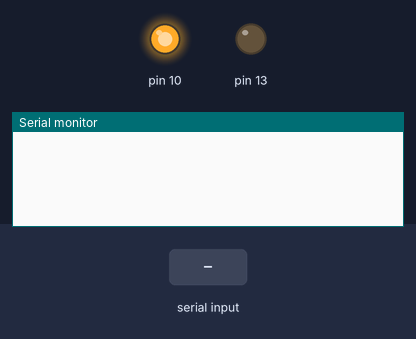
A sketch run on a simulated Arduino Uno, built with avr-gcc and run on an emulated ATmega328P. On the bench: output pins drawn as LEDs (lit = HIGH), the last lines printed to the serial monitor. The test bench sets the inputs (shaded band).

Above: at 1.2 s.
1.3 s: "90,45,200\n" received over Serial
At 2.5 s:
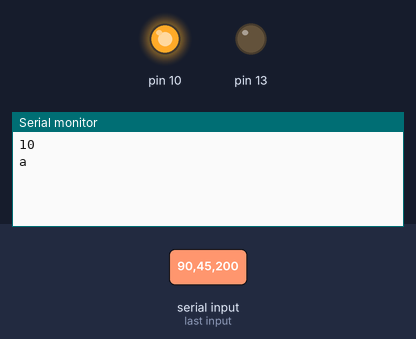
2.9 s: "30,150,10\n" received over Serial
At 3.7 s:
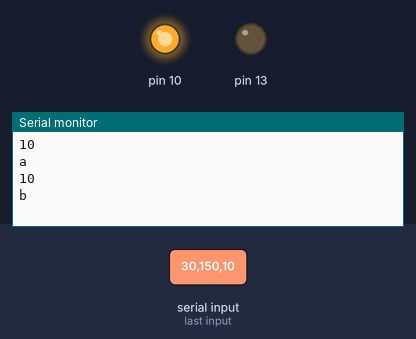
4.5 s: "90,45\n" received over Serial
At 4.9 s:
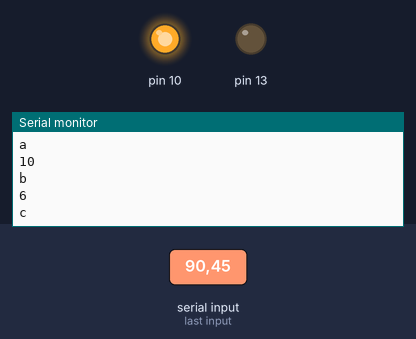

Measured:
- after the input at 1.3 s, the serial monitor: prints a new line after 0.10 s (image 1)
- after the input at 2.9 s, the serial monitor: prints a new line after 0.10 s (image 2)
- after the input at 4.5 s, the serial monitor: prints a new line after 0.10 s (image 3)

The sketch:

Each_Side_Addressable.ino
```cpp
#include <FastLED.h>

#define NUM_LEDS 78
#define DATA_PIN 3
CRGB leds[NUM_LEDS];

int r[NUM_LEDS];
int g[NUM_LEDS];
int b[NUM_LEDS];

String vnow = "";
char readUntilChars[] = "abcdefg";

void setup() {
  Serial.begin(115200);
  Serial.setTimeout(100);
  FastLED.addLeds<WS2812B, DATA_PIN, GRB>(leds, NUM_LEDS);
  pinMode(10, OUTPUT);
  pinMode(13, OUTPUT);
  digitalWrite(13, LOW);
  digitalWrite(10, HIGH);
}

void loop() {
  int ledCount = 10;
  int negative = 10;
  for(int k = 0; k < 7; k++){
    while(!Serial.available());
    String input = Serial.readStringUntil(readUntilChars[k]);
    input = String(input);
    int index = 0;
    int il = input.length();
    Serial.println(il);

    for(int i = ledCount - negative; i < ledCount; i++){
      while(true){
        if(!isAlphaNumeric(input[index])){
          r[i] = vnow.toInt();
          break;
        }
        vnow += input[index];
        index++;
        if(index > il){
          return;
        }
      }

      vnow = "";
      index++;

      while(true){
        if(!isAlphaNumeric(input[index])){
          g[i] = vnow.toInt();
          break;
        }
        vnow += input[index];
        index++;
        if(index > il){
          return;
        }
      }

      vnow = "";
      index++;

      while(true){
        if(!isAlphaNumeric(input[index])){
          b[i] = vnow.toInt();
          break;
        }
        vnow += input[index];
        index++;
        if(index > il){
          return;
        }
      }

      vnow = "";
      index++;
    }
    ledCount += 10;
    if(ledCount == 80){
      ledCount = 77;
      negative = 7;
    }
    Serial.println(readUntilChars[k]);
  }

  for(int i = 0; i<NUM_LEDS;i++){
    leds[i].setRGB(r[i], g[i], b[i]);
  }
  FastLED.show();
  Serial.println("d");
}
```
